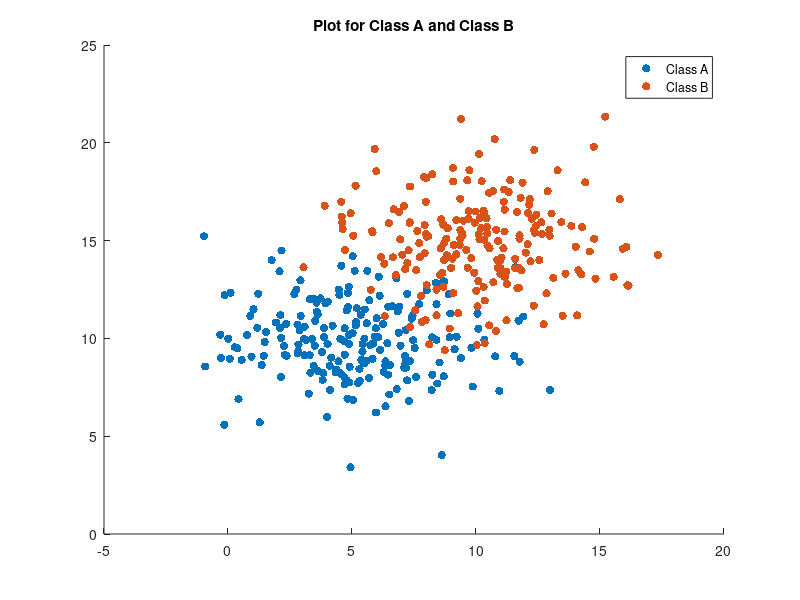
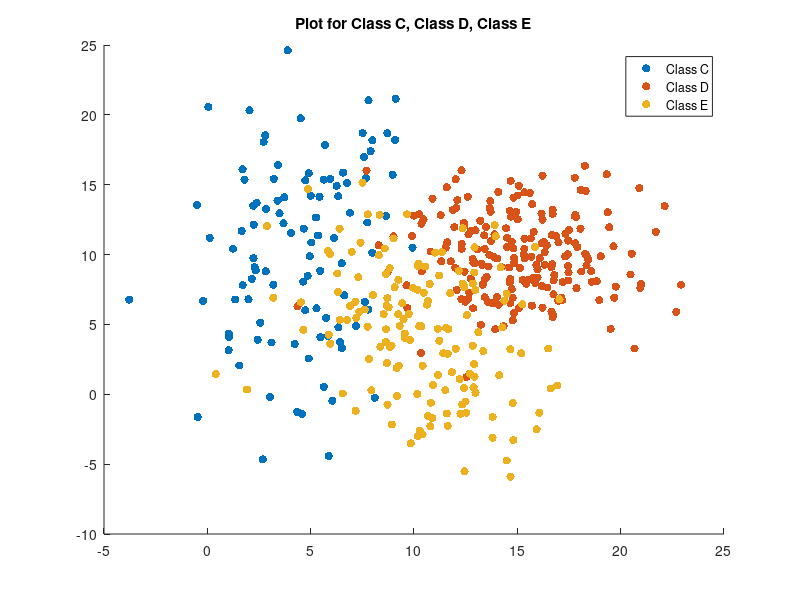

These figures' MATLAB source, in order: (Note: this script raises an error after producing the figures.)
clear all; close all;
clc;
rng default;
%% Generating Clusters
% Class A
mu_A = [5 10];
cov_A = [8 0; 0 4];
A = mvnrnd(mu_A, cov_A, 200);

% Class B
mu_B = [10 15];
cov_B = [8 0; 0 4];
B = mvnrnd(mu_B, cov_B, 200);

% Class C
mu_C = [5 10];
cov_C = [8 4; 4 40];
C = mvnrnd(mu_C, cov_C, 100);

% Class D
mu_D = [15 10];
cov_D = [8 0; 0 8];
D = mvnrnd(mu_D, cov_D, 200);

% Class E
mu_E = [10 5];
cov_E = [10 -5; -5 20];
E = mvnrnd(mu_E, cov_E, 150);

figure(1)
scatter(A(:,1), A(:,2), 'filled')
hold on;
scatter(B(:,1), B(:,2), 'filled')
hold on;
title('Plot for Class A and Class B')
legend('Class A','Class B')


figure(2)
scatter(C(:,1), C(:,2), 'filled')
hold on;
scatter(D(:,1), D(:,2), 'filled')
hold on;
scatter(E(:,1), E(:,2), 'filled')
hold on;
title('Plot for Class C, Class D, Class E')
legend('Class C','Class D', 'Class E')

%% Discretize the feature space
N = 50;
M = 50;
dt = 0.1;

x_vector = -5:dt:N;
y_vector = -5:dt:M;

featureSpaceAB = zeros(length(x_vector), length(y_vector));
featureSpaceCDE = zeros(length(x_vector), length(y_vector));
% Closer to A - 1
% Closer to B - 0
for i=1:length(x_vector)
    for j = 1:length(y_vector)
        pos = [x_vector(i) y_vector(j)];
        d_pos_A = getGED( pos, mu_A, cov_A );
        d_pos_B = getGED( pos, mu_B, cov_B );
        
        min_dAB = min([d_pos_A  d_pos_B]);
        
        if min_dAB == d_pos_A
            featureSpaceAB(i,j) = 1;
        elseif min_dAB == d_pos_B 
            featureSpaceAB(i,j) = -1;
        end
        
        d_pos_C = getGED(pos, mu_C, cov_C);
        d_pos_D = getGED(pos, mu_D, cov_D);
        d_pos_E = getGED(pos, mu_E, cov_E);
        
        min_dCDE = min([d_pos_C  d_pos_D  d_pos_E]);
        
        if min_dCDE == d_pos_C
            featureSpaceCDE(i,j) = 1;
        elseif min_dCDE == d_pos_D 
            featureSpaceCDE(i,j) = -1;
        elseif min_dCDE == d_pos_E
            featureSpaceCDE(i,j) = 5;
        end
    end
end
%%
figure(3)
contour(x_vector, y_vector, featureSpaceAB)
hold on
scatter(A(:,1), A(:,2), 'filled')
hold on
plot_ellipse(cov_A, mu_A);
hold on
scatter(B(:,1), B(:,2), 'filled')
hold on
plot_ellipse(cov_B, mu_B);
hold on
axis equal
title('Class A and B')
legend('GED Boundary', 'Class A','Class B')

figure(4)
contour(x_vector, y_vector, featureSpaceCDE)
hold on;
scatter(C(:,1), C(:,2), 'filled')
hold on;
plot_ellipse(cov_C, mu_C);
hold on
scatter(D(:,1), D(:,2), 'filled')
hold on;
plot_ellipse(cov_D, mu_D);
hold on
scatter(E(:,1), E(:,2), 'filled')
hold on;
plot_ellipse(cov_E, mu_E);
hold on
axis([0 25 -5 30])
title('Plot for Class C, Class D, Class E')
legend('GED Boundary', 'Class C','Class D', 'Class E')